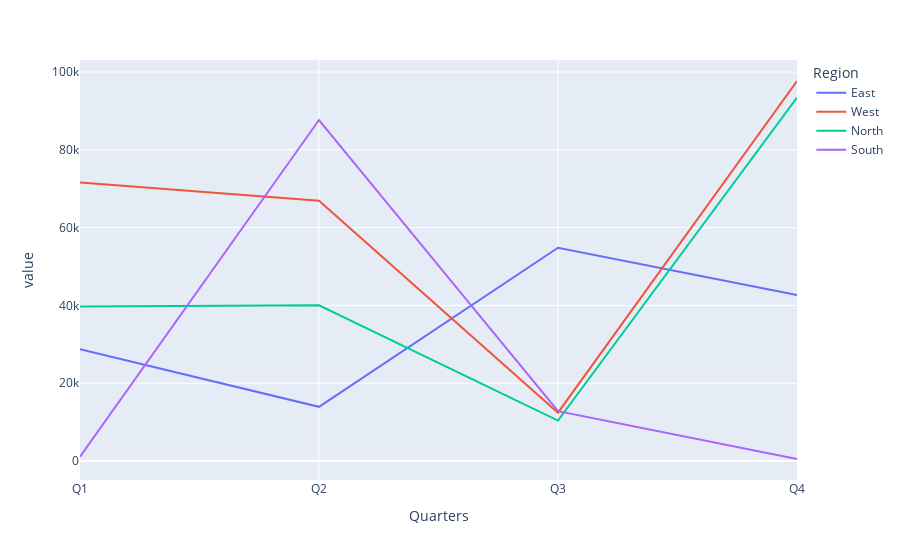

Here is the notebook cell this chart was saved with:
### Code cell
data.plot()

### Figure 1 — Plotly figure (JSON) as saved in the notebook; plotly's stock layout.template omitted (floating-point values rounded to 4 significant figures)
{"data": [{"hovertemplate": "Region=East<br>Quarters=%{x}<br>value=%{y}<extra></extra>", "legendgroup": "East", "line": {"color": "#636efa", "dash": "solid"}, "marker": {"symbol": "circle"}, "mode": "lines", "name": "East", "orientation": "v", "showlegend": true, "type": "scatter", "x": ["Q1", "Q2", "Q3", "Q4"], "xaxis": "x", "y": [28760.0, 13940.0, 54850.0, 42680.0], "yaxis": "y"}, {"hovertemplate": "Region=West<br>Quarters=%{x}<br>value=%{y}<extra></extra>", "legendgroup": "West", "line": {"color": "#EF553B", "dash": "solid"}, "marker": {"symbol": "circle"}, "mode": "lines", "name": "West", "orientation": "v", "showlegend": true, "type": "scatter", "x": ["Q1", "Q2", "Q3", "Q4"], "xaxis": "x", "y": [71630.0, 66920.0, 12430.0, 97700.0], "yaxis": "y"}, {"hovertemplate": "Region=North<br>Quarters=%{x}<br>value=%{y}<extra></extra>", "legendgroup": "North", "line": {"color": "#00cc96", "dash": "solid"}, "marker": {"symbol": "circle"}, "mode": "lines", "name": "North", "orientation": "v", "showlegend": true, "type": "scatter", "x": ["Q1", "Q2", "Q3", "Q4"], "xaxis": "x", "y": [39700.0, 40050.0, 10400.0, 93410.0], "yaxis": "y"}, {"hovertemplate": "Region=South<br>Quarters=%{x}<br>value=%{y}<extra></extra>", "legendgroup": "South", "line": {"color": "#ab63fa", "dash": "solid"}, "marker": {"symbol": "circle"}, "mode": "lines", "name": "South", "orientation": "v", "showlegend": true, "type": "scatter", "x": ["Q1", "Q2", "Q3", "Q4"], "xaxis": "x", "y": [1119.0, 87660.0, 12830.0, 528.3], "yaxis": "y"}], "layout": {"legend": {"title": {"text": "Region"}, "tracegroupgap": 0}, "margin": {"t": 60}, "xaxis": {"anchor": "y", "domain": [0, 1], "title": {"text": "Quarters"}}, "yaxis": {"anchor": "x", "domain": [0, 1], "title": {"text": "value"}}}}
